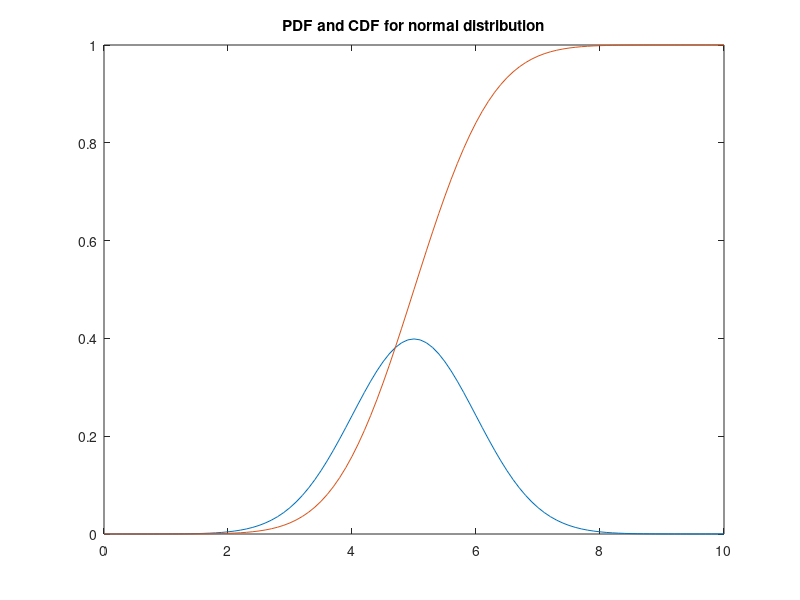

The MATLAB source for this figure:
% Numerical methods for economics
% Author: Camilla Nore
% Date: 2015-08-13

%% Task 2.1 Variable and statement
%  Task 2.1.1 Check output and order of operations
25/4*4
3+4^2
4/12+12
3^2
(5-2)*3

% Task 2.1.2 Rounding numbers

% Task 2.1.3 Normal distribution
X = linspace(0,10,101);
mean = 5;
sigmasq = 1^2;
pdf = normpdf(X,mean,sigmasq);
cdf = normcdf(X,mean,sigmasq);
plot(X,pdf)
hold on
plot(X,cdf)
hold off
title('PDF and CDF for normal distribution')

% Find the probability that x is between 4.2 and 5.5.
P = cdf(56)-cdf(43)

%% Task 2.1.4 Loading data file
testmat= rand(2,3)*4-1; % Random numbers between -1 and 3
save('testmat.mat','testmat')
% Clear all variables, and Load from file
clear all
load('testmat.mat','testmat')
testmat
% Calculate the mean of every column in the matrix
dim_column = 1;
mean_of_columns = mean(testmat,dim_column)

%% Task 2.2 Vector and Matrix

% 2.2.2 

matrixA = zeros(6,6);
for i = 1:6
  for j = 1:6
    matrixA(i,j) = i*10 + j;
  end
end
matrixA
%(a) Matrix of dimension 4*4 from center.
center4 = matrixA(2:5,2:5)
%(b) Matrix of dimension 5*3 selecting column 2, 3, 5.
selected = matrixA(1:5, 2:4);
selected(:,3) = matrixA(1:5,5)    % selection by substituting last row
selected2 = matrixA(1:5, [2,3,5]) % selection by list of indices
%(c) Vector with elements from the first row.
vector = matrixA(1,[1,3,4,5])'

%% Task 2.2.3 Square matrix
A = [1,3;2,3]
B = rand(2)
% (a)
check_inverse = A*A^-1 - eye(2)
% (b)
check_division_minus_inverse = A/B - A*B^-1 % A division operator x = A\b 
% produces the solution using Gaussian elimination, without forming the 
% inverse. See mldivide (\) and mrdivide (/) for further information.
% http://se.mathworks.com/help/matlab/ref/inv.html 
% (c)


%% Task 2.3 Loop

% 2.3.1 Row vector, by loop and vector notation.

vectorA = zeros(1,100);
for i = 1:100
  vectorA(i) = 1 / i^2;
end


